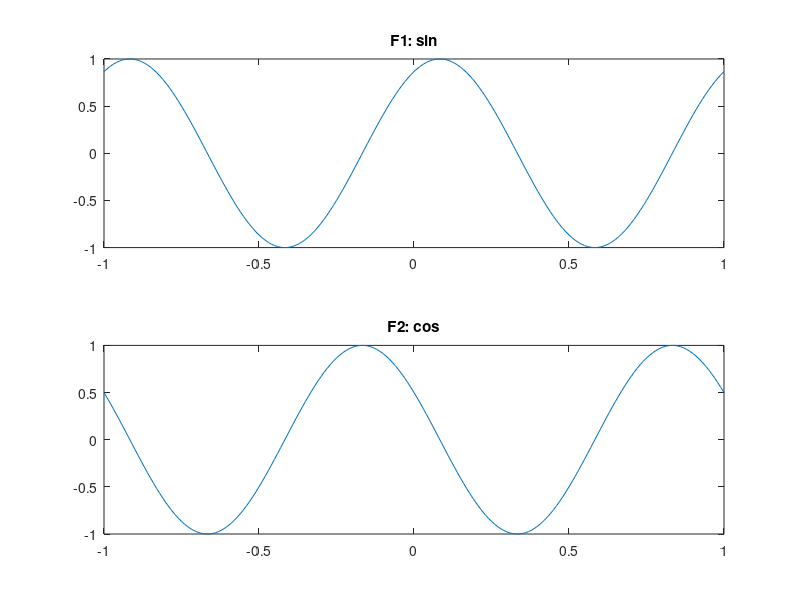

This figure's MATLAB source:
A = 1;
w0 = 2*pi;
phi = pi/3;
t = -1:0.01:1;

%Asin(w0t+φ)
F1 = A*sin(w0*t+phi);
subplot(2, 1, 1);
plot(t, F1);
title('F1: sin');

%Acos(w0t+φ)
F2 = A*cos(w0*t+phi);
subplot(2, 1, 2);
plot(t, F2);
title('F2: cos');
